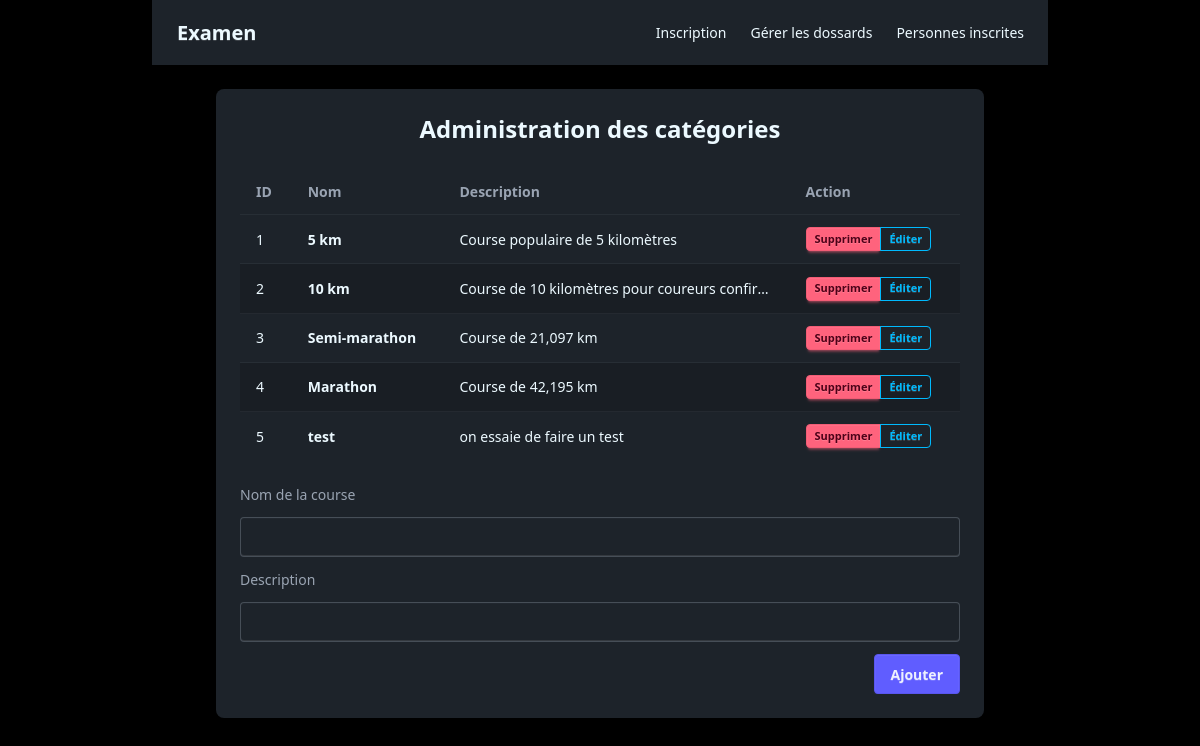
Screenshot of /adm.php with the database file from the repository.
### tables this page shows
CREATE TABLE courses (
    id_course   INTEGER PRIMARY KEY AUTOINCREMENT, 
    nom         TEXT    NOT NULL,                  
    description TEXT    NOT NULL                   
);

### adm.php (the view, shortened to what this page needs)
<?php
try {
    $pdo = new PDO('sqlite:bd.sqlite');
    $pdo->setAttribute(PDO::ATTR_ERRMODE, PDO::ERRMODE_EXCEPTION);
    $rqt = "SELECT id_course, nom, description FROM courses ORDER BY id_course ASC";
    $exu = $pdo->prepare($rqt);
    $exu->execute();
    $tabs = $exu->fetchAll(PDO::FETCH_ASSOC);
} catch (Exception $e) {
    die('Erreur : ' . $e->getMessage());
}
?>
<!DOCTYPE html>
<html lang="fr" data-theme="dark">
<head>
    <link href="https://cdn.jsdelivr.net/npm/daisyui@5" rel="stylesheet" type="text/css" />
    <script src="https://cdn.jsdelivr.net/npm/@tailwindcss/browser@4"></script>
</head>
<body class="min-h-screen flex flex-col items-center bg-black">
<div class="navbar bg-base-100 shadow-md w-full max-w-4xl mb-6">
  <div class="navbar-start">
    <a class="btn btn-ghost text-xl font-bold">Examen</a>
  </div>
  <div class="navbar-end">
    <ul class="menu menu-horizontal px-1">
      <li><a href="index.php">Inscription</a></li>
      <li><a href="dossards.php">Gérer les dossards</a></li>
      <li><a href="affichage_personne.php">Personnes inscrites</a></li>
    </ul>
  </div>
</div>
<div class="w-full max-w-3xl">
  <div class="card w-full bg-base-100 shadow-xl">
    <div class="card-body">
      <h1 class="text-2xl font-bold mb-4 text-center">
        Administration des catégories
      </h1>
      <div class="overflow-x-auto">
        <table class="table table-zebra">
          <thead>
            <tr>
              <th>ID</th>
              <th>Nom</th>
              <th>Description</th>
              <th>Action</th>
            </tr>
          </thead>
          <tbody>
          <?php foreach ($tabs as $tas): ?>
            <tr class="hover">
              <td><?= htmlspecialchars($tas['id_course']) ?></td>
              <td class="font-semibold">
                <?= htmlspecialchars($tas['nom']) ?>
              </td>
              <td class="max-w-xs truncate">
                <?= htmlspecialchars($tas['description']) ?>
              </td>
              <td>
                <div class="join">
                  <a href="supprimer.php?id_course=<?= htmlspecialchars($tas['id_course']) ?>"
                     class="btn btn-xs btn-error join-item">
                    Supprimer
                  </a>
                  <a href="modif.php?id_course=<?= htmlspecialchars($tas['id_course']) ?>"
                     class="btn btn-xs btn-info btn-outline join-item">
                    Éditer
                  </a>
                </div>
              </td>
            </tr>
          <?php endforeach; ?>
          </tbody>
        </table>
        <form action="adm.php" method="post" class="mt-6 space-y-3">
          <label class="label" for="nom">
            <span class="label-text">Nom de la course</span>
          </label>
          <input type="text" name="nom" id="nom" class="input input-bordered w-full">
          <label class="label" for="description">
            <span class="label-text">Description</span>
          </label>
          <input type="text" name="description" id="description" class="input input-bordered w-full">
          <div class="card-actions justify-end">
            <button type="submit" name="ajouter" class="btn btn-primary">Ajouter</button>
          </div>
        </form>
      </div>
    </div>
  </div>
</div>
</body>
</html>

### rows the page displays
courses: id_course "1", nom "5 km", description "Course populaire de 5 kilomètres"
courses: id_course "2", nom "10 km", description "Course de 10 kilomètres pour coureurs confir…"
courses: id_course "3", nom "Semi-marathon", description "Course de 21,097 km"
courses: id_course "4", nom "Marathon", description "Course de 42,195 km"
courses: id_course "5", nom "test", description "on essaie de faire un test"
